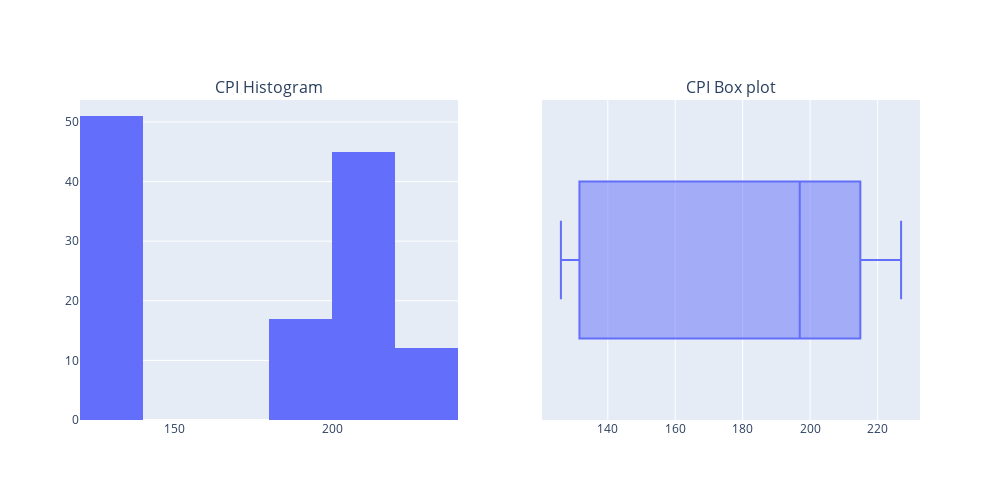

This figure's notebook cell:
### Markdown cell above
### Weekly sales with respect of CPI

### Code cell
print('Mean of CPI :', round(data['CPI'].mean(), 2))
print('\nMedian of CPI :', round(data['CPI'].median(),2))

# Create a figure with 2 subplots
fig = sp.make_subplots(rows=1, cols=2, subplot_titles=('CPI Histogram', 'CPI Box plot'))

# Add the histogram to the first subplot
fig.add_trace(px.histogram(data_frame=data, x='CPI').data[0], row=1, col=1)

# Add the box plot to the second subplot
fig.add_trace(px.box(data_frame=data, x='CPI').data[0], row=1, col=2)

# Update the layout of the figure
fig.update_layout(width=1000, height=500)

# Display the plot
fig.show()

### Figure 1 — Plotly figure (JSON) as saved in the notebook; plotly's stock layout.template omitted (floating-point values rounded to 4 significant figures; data arrays with more than 128 entries replaced by an {"elided": "..."} marker saying what was removed)
{"data": [{"alignmentgroup": "True", "bingroup": "x", "hovertemplate": "CPI=%{x}<br>count=%{y}<extra></extra>", "legendgroup": "", "marker": {"color": "#636efa", "pattern": {"shape": ""}}, "name": "", "offsetgroup": "", "orientation": "v", "showlegend": false, "type": "histogram", "x": {"elided": "136 float values"}, "xaxis": "x", "yaxis": "y"}, {"alignmentgroup": "True", "hovertemplate": "CPI=%{x}<extra></extra>", "legendgroup": "", "marker": {"color": "#636efa"}, "name": "", "notched": false, "offsetgroup": "", "orientation": "h", "showlegend": false, "type": "box", "x": {"elided": "136 float values"}, "x0": " ", "xaxis": "x2", "y0": " ", "yaxis": "y2"}], "layout": {"annotations": [{"font": {"size": 16}, "showarrow": false, "text": "CPI Histogram", "x": 0.225, "xanchor": "center", "xref": "paper", "y": 1, "yanchor": "bottom", "yref": "paper"}, {"font": {"size": 16}, "showarrow": false, "text": "CPI Box plot", "x": 0.775, "xanchor": "center", "xref": "paper", "y": 1, "yanchor": "bottom", "yref": "paper"}], "height": 500, "width": 1000, "xaxis": {"anchor": "y", "domain": [0, 0.45]}, "xaxis2": {"anchor": "y2", "domain": [0.55, 1]}, "yaxis": {"anchor": "x", "domain": [0, 1]}, "yaxis2": {"anchor": "x2", "domain": [0, 1]}}}
